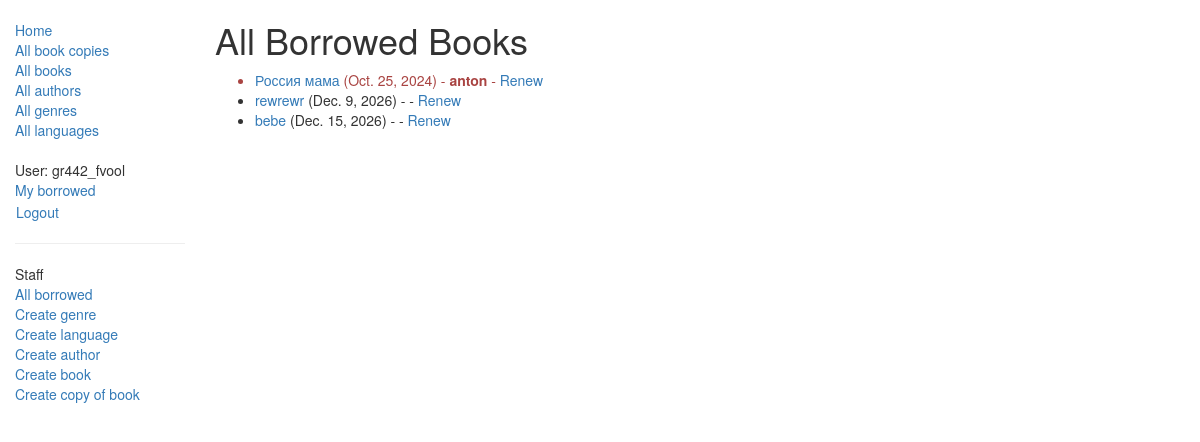
Page /catalog/borrowed/ (signed in) on the committed database.
### catalog/models.py (models this page shows, shortened)
class BookInstance(models.Model):
    id = models.UUIDField(primary_key=True, default=uuid.uuid4,
                          help_text="Unique ID for this particular book across whole library")
    book = models.ForeignKey('Book', on_delete=models.SET_NULL, null=True)
    imprint = models.CharField(max_length=200)
    due_back = models.DateField(null=True, blank=True)
    borrower = models.ForeignKey(User, on_delete=models.SET_NULL, null=True, blank=True)
    class Meta:
        permissions = (("can_mark_returned", "Set book as returned"),)
    @property
    def is_overdue(self):
        if self.due_back and date.today() > self.due_back:
            return True
        return False
    LOAN_STATUS = (
        ('m', 'Maintenance'),
        ('o', 'On loan'),
        ('a', 'Available'),
        ('r', 'Reserved'),
    )
    status = models.CharField(max_length=1, choices=LOAN_STATUS, blank=True, default='m',
                              help_text='Book availability')

class Book(models.Model):
    def display_genre(self):
        return ', '.join([genre.name for genre in self.genre.all()[:3]])
    display_genre.short_description = 'Genre'
    title = models.CharField(max_length=200)
    author = models.ForeignKey('Author', on_delete=models.SET_NULL, null=True)
    summary = models.TextField(max_length=1000, help_text="Enter a brief description of the book")
    isbn = models.CharField('ISBN', max_length=13,
                            help_text='13 Character <a href="https://www.isbn-international.org/content/what-isbn">ISBN number</a>')
    genre = models.ManyToManyField(Genre, help_text="Select a genre for this book")

### catalog/views.py (the view)
# urls.py: path('borrowed/', views.AllBorrowedBooksView.as_view(), name='all-borrowed'),
class AllBorrowedBooksView(PermissionRequiredMixin, generic.ListView):
    model = BookInstance
    template_name = 'catalog/all_borrowed_books.html'
    paginate_by = 10
    permission_required = 'catalog.can_mark_returned'
    def get_queryset(self):
        return BookInstance.objects.filter(status__exact='o').order_by('due_back')

### catalog/templates/catalog/all_borrowed_books.html
{% extends "base_generic.html" %}
{% block content %}
    <h1>All Borrowed Books</h1>
    {% if bookinstance_list %}
    <ul>
      {% for bookinst in bookinstance_list %}
      <li class="{% if bookinst.is_overdue %}text-danger{% endif %}">
        <a href="{% url 'book-detail' bookinst.book.pk %}">{{ bookinst.book.title }}</a>
        ({{ bookinst.due_back }}) - <strong>{{ bookinst.borrower.get_username }}</strong>
        {% if perms.catalog.can_mark_returned %}
            - <a href="{% url 'renew-book-librarian' bookinst.id %}">Renew</a>
        {% endif %}
      </li>
      {% endfor %}
    </ul>
    {% else %}
      <p>There are no books borrowed.</p>
    {% endif %}
{% endblock %}

### catalog/templates/base_generic.html (shortened to what this page needs)
<!doctype html>
<html lang="en">
  <head>
    <link
      rel="stylesheet"
      href="https://maxcdn.bootstrapcdn.com/bootstrap/3.3.7/css/bootstrap.min.css" />
    {% load static %}
    <link rel="stylesheet" href="{% static 'css/styles.css' %}" />
  </head>
  <body>
    <div class="container-fluid">
      <div class="row">
        <div class="col-sm-2">
            {% block sidebar %}
                <ul class="sidebar-nav">
                    <li><a href="{% url 'index' %}">Home</a></li>
                    <li><a href="{% url 'bookinstances' %}">All book copies</a></li>
                    <li><a href="{% url 'books' %}">All books</a></li>
                    <li><a href="{% url 'authors' %}">All authors</a></li>
                    <li><a href="{% url 'genres' %}">All genres</a></li>
                    <li><a href="{% url 'languages' %}">All languages</a></li>
                    {% if user.is_authenticated %}
                      <br>
                      <li>User: {{ user.get_username }}</li>
                      <li><a href="{% url 'my-borrowed' %}">My borrowed</a></li>
                      <li>
                        <form id="logout-form" method="post" action="{% url 'logout' %}">
                          <button type="submit" class="btn btn-link">Logout</button>
                        </form>
                      </li>
                    {% else %}
                      <li><a href="{% url 'login' %}?next={{ request.path }}">Login</a></li>
                    {% endif %}
                    {% if perms.catalog.can_mark_returned %}
                      <hr>
                      <li>Staff</li>
                      <li><a href="{% url 'all-borrowed' %}">All borrowed</a></li>
                      <li><a href="{% url 'genre_create' %}">Create genre</a></li>
                      <li><a href="{% url 'language_create' %}">Create language</a></li>
                      <li><a href="{% url 'author_create' %}">Create author</a></li>
                      <li><a href="{% url 'book_create' %}">Create book</a></li>
                      <li><a href="{% url 'bookinstance_create' %}">Create copy of book</a></li>
                    {% endif %}
                </ul>
            {% endblock %}
        </div>
        <div class="col-sm-10 ">{% block content %}{% endblock %}</div>
      </div>
    </div>
  </body>
</html>

### catalog/static/css/styles.css (style rules this page uses)
.sidebar-nav { margin-top: 20px; padding: 0; list-style: none; }
#logout-form { display: inline; }
#logout-form button { padding: 0; margin: 0; }

### rows in the picture
BookInstance: book "Россия мама", due_back "Oct. 25, 2024", borrower.get_username "anton"
BookInstance: book "rewrewr", due_back "Dec. 9, 2026"
BookInstance: book "bebe", due_back "Dec. 15, 2026"

### other values in the picture
{{ user.get_username }} "gr442_fvool"
